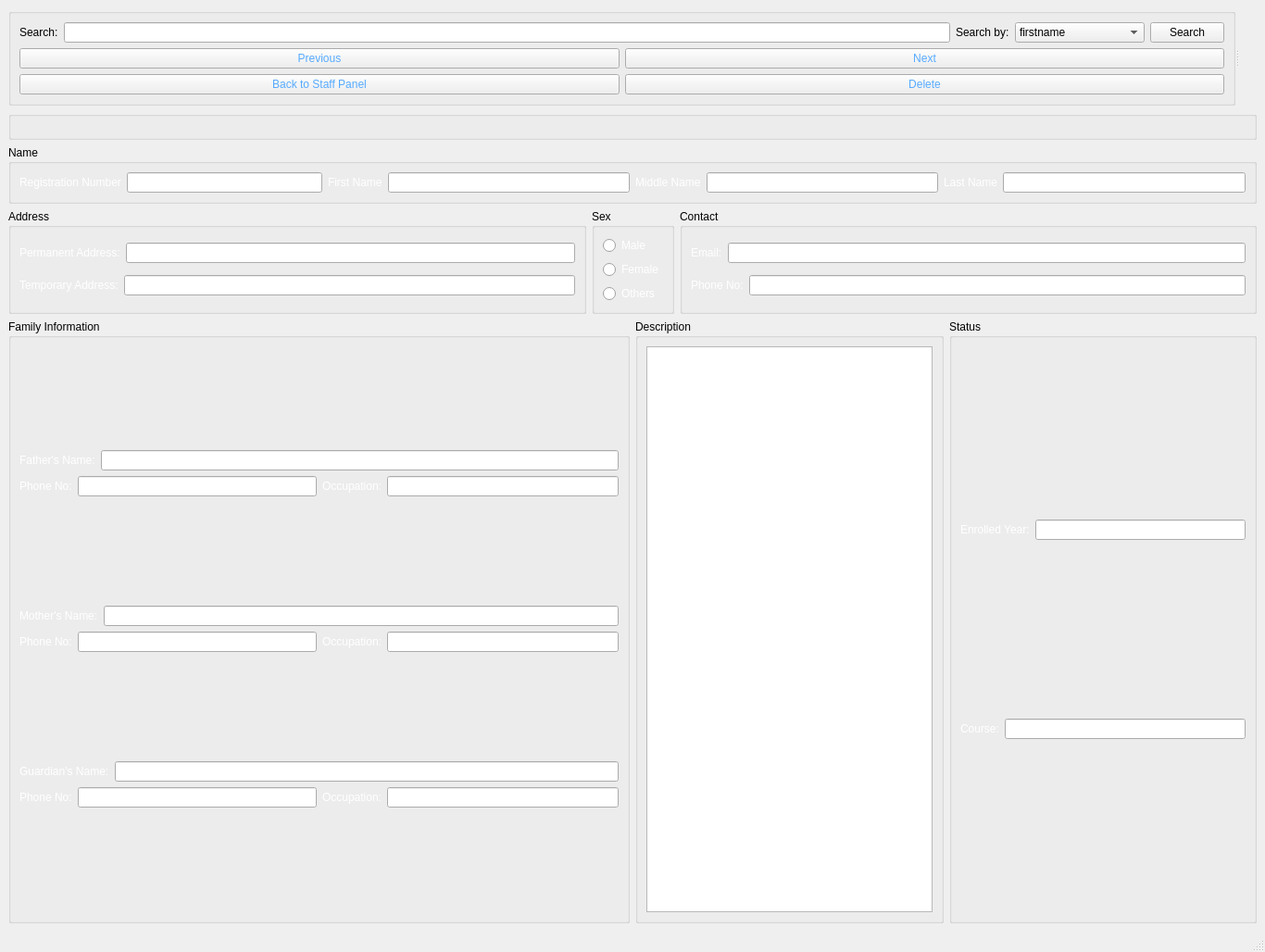
<?xml version="1.0" encoding="UTF-8"?>
<ui version="4.0">
 <class>deleteStudent</class>
 <widget class="QMainWindow" name="deleteStudent">
  <property name="geometry">
   <rect>
    <x>0</x>
    <y>0</y>
    <width>1366</width>
    <height>1028</height>
   </rect>
  </property>
  <property name="windowTitle">
   <string>MainWindow</string>
  </property>
  <property name="windowIcon">
   <iconset resource="resources.qrc">
    <normaloff>:/new/images/icons/logoicon.ico</normaloff>:/new/images/icons/logoicon.ico</iconset>
  </property>
  <property name="styleSheet">
   <string notr="true">#centralwidget {
background-image: url(:/new/images/Images/a72082c00f056ac229e10ffcbdac9059.jpg);
}</string>
  </property>
  <widget class="QWidget" name="centralwidget">
   <layout class="QVBoxLayout" name="verticalLayout_16">
    <item>
     <layout class="QVBoxLayout" name="verticalLayout_15">
      <item>
       <widget class="QSplitter" name="splitter">
        <property name="orientation">
         <enum>Qt::Horizontal</enum>
        </property>
        <widget class="QGroupBox" name="groupBox_9">
         <property name="title">
          <string/>
         </property>
         <layout class="QVBoxLayout" name="verticalLayout_14">
          <item>
           <layout class="QVBoxLayout" name="verticalLayout_13">
            <item>
             <layout class="QHBoxLayout" name="horizontalLayout_27">
              <item>
               <widget class="QLabel" name="label_18">
                <property name="toolTip">
                 <string>&lt;html&gt;&lt;head/&gt;&lt;body&gt;&lt;p&gt;Search for Student&lt;/p&gt;&lt;/body&gt;&lt;/html&gt;</string>
                </property>
                <property name="styleSheet">
                 <string notr="true">font: 75 12pt &quot;MS Shell Dlg 2&quot;;</string>
                </property>
                <property name="text">
                 <string>Search:</string>
                </property>
               </widget>
              </item>
              <item>
               <widget class="QLineEdit" name="searchBox">
                <property name="styleSheet">
                 <string notr="true">font: 10pt &quot;MS Shell Dlg 2&quot;;</string>
                </property>
               </widget>
              </item>
              <item>
               <widget class="QLabel" name="label_19">
                <property name="toolTip">
                 <string>&lt;html&gt;&lt;head/&gt;&lt;body&gt;&lt;p&gt;Sort List&lt;/p&gt;&lt;/body&gt;&lt;/html&gt;</string>
                </property>
                <property name="styleSheet">
                 <string notr="true">font: 75 12pt &quot;MS Shell Dlg 2&quot;;</string>
                </property>
                <property name="text">
                 <string>Search by:</string>
                </property>
               </widget>
              </item>
              <item>
               <widget class="QComboBox" name="sortBy">
                <property name="styleSheet">
                 <string notr="true">font: 10pt &quot;MS Shell Dlg 2&quot;;</string>
                </property>
                <item>
                 <property name="text">
                  <string>firstname</string>
                 </property>
                </item>
                <item>
                 <property name="text">
                  <string>course</string>
                 </property>
                </item>
                <item>
                 <property name="text">
                  <string>enrolledYear</string>
                 </property>
                </item>
                <item>
                 <property name="text">
                  <string>lastname</string>
                 </property>
                </item>
                <item>
                 <property name="text">
                  <string>GPA</string>
                 </property>
                </item>
                <item>
                 <property name="text">
                  <string>registration_number</string>
                 </property>
                </item>
                <item>
                 <property name="text">
                  <string>email</string>
                 </property>
                </item>
               </widget>
              </item>
              <item>
               <widget class="QPushButton" name="Search">
                <property name="text">
                 <string>Search</string>
                </property>
               </widget>
              </item>
             </layout>
            </item>
            <item>
             <layout class="QVBoxLayout" name="verticalLayout_12">
              <item>
               <layout class="QHBoxLayout" name="horizontalLayout_28">
                <item>
                 <widget class="QPushButton" name="Previous">
                  <property name="styleSheet">
                   <string notr="true">font: 16pt &quot;MS Shell Dlg 2&quot;;

color: rgb(85, 170, 255);</string>
                  </property>
                  <property name="text">
                   <string>Previous</string>
                  </property>
                 </widget>
                </item>
                <item>
                 <widget class="QPushButton" name="Next">
                  <property name="styleSheet">
                   <string notr="true">font: 16pt &quot;MS Shell Dlg 2&quot;;

color: rgb(85, 170, 255);</string>
                  </property>
                  <property name="text">
                   <string>Next</string>
                  </property>
                 </widget>
                </item>
               </layout>
              </item>
              <item>
               <layout class="QHBoxLayout" name="horizontalLayout_29">
                <item>
                 <widget class="QPushButton" name="Back">
                  <property name="styleSheet">
                   <string notr="true">font: 16pt &quot;MS Shell Dlg 2&quot;;

color: rgb(85, 170, 255);</string>
                  </property>
                  <property name="text">
                   <string>Back to Staff Panel</string>
                  </property>
                 </widget>
                </item>
                <item>
                 <widget class="QPushButton" name="delete_2">
                  <property name="styleSheet">
                   <string notr="true">font: 16pt &quot;MS Shell Dlg 2&quot;;

color: rgb(85, 170, 255);</string>
                  </property>
                  <property name="text">
                   <string>Delete</string>
                  </property>
                 </widget>
                </item>
               </layout>
              </item>
             </layout>
            </item>
           </layout>
          </item>
         </layout>
        </widget>
        <widget class="QLabel" name="Student_photo">
         <property name="autoFillBackground">
          <bool>false</bool>
         </property>
         <property name="styleSheet">
          <string notr="true">background-image: url(:/img/na.jpg);</string>
         </property>
         <property name="text">
          <string/>
         </property>
         <property name="pixmap">
          <pixmap resource="resources.qrc">:/img/na.jpg</pixmap>
         </property>
         <property name="scaledContents">
          <bool>true</bool>
         </property>
        </widget>
       </widget>
      </item>
      <item>
       <widget class="QGroupBox" name="groupBox_8">
        <property name="title">
         <string/>
        </property>
       </widget>
      </item>
      <item>
       <layout class="QVBoxLayout" name="verticalLayout_11">
        <item>
         <layout class="QVBoxLayout" name="verticalLayout_4">
          <item>
           <widget class="QGroupBox" name="groupBox">
            <property name="styleSheet">
             <string notr="true">font: 16pt &quot;MS UI Gothic&quot;;</string>
            </property>
            <property name="title">
             <string>Name</string>
            </property>
            <layout class="QHBoxLayout" name="horizontalLayout_5">
             <item>
              <layout class="QHBoxLayout" name="horizontalLayout">
               <item>
                <widget class="QLabel" name="label">
                 <property name="styleSheet">
                  <string notr="true">font: 12pt &quot;MS Shell Dlg 2&quot;;
color:white;</string>
                 </property>
                 <property name="text">
                  <string>Registration Number</string>
                 </property>
                </widget>
               </item>
               <item>
                <widget class="QLineEdit" name="registration"/>
               </item>
              </layout>
             </item>
             <item>
              <layout class="QHBoxLayout" name="horizontalLayout_2">
               <item>
                <widget class="QLabel" name="label_2">
                 <property name="styleSheet">
                  <string notr="true">font: 12pt &quot;MS Shell Dlg 2&quot;;
color:white;</string>
                 </property>
                 <property name="text">
                  <string>First Name</string>
                 </property>
                </widget>
               </item>
               <item>
                <widget class="QLineEdit" name="student_frstname">
                 <property name="styleSheet">
                  <string notr="true">font: 10pt &quot;MS Shell Dlg 2&quot;;</string>
                 </property>
                </widget>
               </item>
              </layout>
             </item>
             <item>
              <layout class="QHBoxLayout" name="horizontalLayout_3">
               <item>
                <widget class="QLabel" name="label_3">
                 <property name="styleSheet">
                  <string notr="true">font: 12pt &quot;MS Shell Dlg 2&quot;;
color:white;</string>
                 </property>
                 <property name="text">
                  <string>Middle Name</string>
                 </property>
                </widget>
               </item>
               <item>
                <widget class="QLineEdit" name="Student_midname">
                 <property name="styleSheet">
                  <string notr="true">font: 10pt &quot;MS Shell Dlg 2&quot;;</string>
                 </property>
                </widget>
               </item>
              </layout>
             </item>
             <item>
              <layout class="QHBoxLayout" name="horizontalLayout_4">
               <item>
                <widget class="QLabel" name="label_4">
                 <property name="styleSheet">
                  <string notr="true">font: 12pt &quot;MS Shell Dlg 2&quot;;
color:white;</string>
                 </property>
                 <property name="text">
                  <string>Last Name</string>
                 </property>
                </widget>
               </item>
               <item>
                <widget class="QLineEdit" name="Student_lastname">
                 <property name="styleSheet">
                  <string notr="true">font: 10pt &quot;MS Shell Dlg 2&quot;;</string>
                 </property>
                </widget>
               </item>
              </layout>
             </item>
            </layout>
           </widget>
          </item>
          <item>
           <layout class="QHBoxLayout" name="horizontalLayout_10">
            <item>
             <widget class="QGroupBox" name="groupBox_2">
              <property name="styleSheet">
               <string notr="true">font: 16pt &quot;MS UI Gothic&quot;;</string>
              </property>
              <property name="title">
               <string>Address</string>
              </property>
              <layout class="QVBoxLayout" name="verticalLayout_3">
               <item>
                <layout class="QHBoxLayout" name="horizontalLayout_8">
                 <item>
                  <widget class="QLabel" name="label_5">
                   <property name="styleSheet">
                    <string notr="true">font: 12pt &quot;MS Shell Dlg 2&quot;;
color:white;</string>
                   </property>
                   <property name="text">
                    <string>Permanent Address:</string>
                   </property>
                  </widget>
                 </item>
                 <item>
                  <widget class="QLineEdit" name="Student_permanentAdd">
                   <property name="styleSheet">
                    <string notr="true">font: 10pt &quot;MS Shell Dlg 2&quot;;</string>
                   </property>
                  </widget>
                 </item>
                </layout>
               </item>
               <item>
                <layout class="QHBoxLayout" name="horizontalLayout_9">
                 <item>
                  <widget class="QLabel" name="label_6">
                   <property name="styleSheet">
                    <string notr="true">font: 12pt &quot;MS Shell Dlg 2&quot;;
color:white;</string>
                   </property>
                   <property name="text">
                    <string>Temporary Address:</string>
                   </property>
                  </widget>
                 </item>
                 <item>
                  <widget class="QLineEdit" name="Student_TemporaryAdd">
                   <property name="styleSheet">
                    <string notr="true">font: 10pt &quot;MS Shell Dlg 2&quot;;</string>
                   </property>
                  </widget>
                 </item>
                </layout>
               </item>
              </layout>
             </widget>
            </item>
            <item>
             <widget class="QGroupBox" name="groupBox_3">
              <property name="styleSheet">
               <string notr="true">font: 16pt &quot;MS UI Gothic&quot;;</string>
              </property>
              <property name="title">
               <string>Sex</string>
              </property>
              <layout class="QVBoxLayout" name="verticalLayout_2">
               <item>
                <widget class="QRadioButton" name="Stu_male">
                 <property name="styleSheet">
                  <string notr="true">font: 12pt &quot;MS Shell Dlg 2&quot;;
color:white;</string>
                 </property>
                 <property name="text">
                  <string>Male</string>
                 </property>
                </widget>
               </item>
               <item>
                <widget class="QRadioButton" name="Stu_female">
                 <property name="styleSheet">
                  <string notr="true">font: 12pt &quot;MS Shell Dlg 2&quot;;
color:white;</string>
                 </property>
                 <property name="text">
                  <string>Female</string>
                 </property>
                </widget>
               </item>
               <item>
                <widget class="QRadioButton" name="Stu_others">
                 <property name="styleSheet">
                  <string notr="true">font: 12pt &quot;MS Shell Dlg 2&quot;;
color:white;</string>
                 </property>
                 <property name="text">
                  <string>Others</string>
                 </property>
                </widget>
               </item>
              </layout>
             </widget>
            </item>
            <item>
             <widget class="QGroupBox" name="groupBox_4">
              <property name="styleSheet">
               <string notr="true">font: 16pt &quot;MS UI Gothic&quot;;</string>
              </property>
              <property name="title">
               <string>Contact</string>
              </property>
              <layout class="QVBoxLayout" name="verticalLayout">
               <item>
                <layout class="QHBoxLayout" name="horizontalLayout_6">
                 <item>
                  <widget class="QLabel" name="label_7">
                   <property name="styleSheet">
                    <string notr="true">font: 12pt &quot;MS Shell Dlg 2&quot;;
color:white;</string>
                   </property>
                   <property name="text">
                    <string>Email:</string>
                   </property>
                  </widget>
                 </item>
                 <item>
                  <widget class="QLineEdit" name="Student_email">
                   <property name="styleSheet">
                    <string notr="true">font: 10pt &quot;MS Shell Dlg 2&quot;;</string>
                   </property>
                  </widget>
                 </item>
                </layout>
               </item>
               <item>
                <layout class="QHBoxLayout" name="horizontalLayout_7">
                 <item>
                  <widget class="QLabel" name="label_8">
                   <property name="styleSheet">
                    <string notr="true">font: 12pt &quot;MS Shell Dlg 2&quot;;
color:white;</string>
                   </property>
                   <property name="text">
                    <string>Phone No:</string>
                   </property>
                  </widget>
                 </item>
                 <item>
                  <widget class="QLineEdit" name="Student_phone">
                   <property name="styleSheet">
                    <string notr="true">font: 10pt &quot;MS Shell Dlg 2&quot;;</string>
                   </property>
                  </widget>
                 </item>
                </layout>
               </item>
              </layout>
             </widget>
            </item>
           </layout>
          </item>
         </layout>
        </item>
        <item>
         <layout class="QHBoxLayout" name="horizontalLayout_26">
          <item>
           <widget class="QGroupBox" name="groupBox_5">
            <property name="styleSheet">
             <string notr="true">font: 16pt &quot;MS UI Gothic&quot;;</string>
            </property>
            <property name="title">
             <string>Family Information</string>
            </property>
            <layout class="QVBoxLayout" name="verticalLayout_10">
             <item>
              <layout class="QVBoxLayout" name="verticalLayout_5">
               <item>
                <layout class="QHBoxLayout" name="horizontalLayout_11">
                 <item>
                  <widget class="QLabel" name="label_9">
                   <property name="styleSheet">
                    <string notr="true">font: 12pt &quot;MS Shell Dlg 2&quot;;
color:white;</string>
                   </property>
                   <property name="text">
                    <string>Father's Name:</string>
                   </property>
                  </widget>
                 </item>
                 <item>
                  <widget class="QLineEdit" name="Student_fathername">
                   <property name="styleSheet">
                    <string notr="true">font: 10pt &quot;MS Shell Dlg 2&quot;;</string>
                   </property>
                  </widget>
                 </item>
                </layout>
               </item>
               <item>
                <layout class="QHBoxLayout" name="horizontalLayout_20">
                 <item>
                  <layout class="QHBoxLayout" name="horizontalLayout_12">
                   <item>
                    <widget class="QLabel" name="label_10">
                     <property name="styleSheet">
                      <string notr="true">font: 12pt &quot;MS Shell Dlg 2&quot;;
color:white;</string>
                     </property>
                     <property name="text">
                      <string>Phone No:</string>
                     </property>
                    </widget>
                   </item>
                   <item>
                    <widget class="QLineEdit" name="Student_fatherphone">
                     <property name="styleSheet">
                      <string notr="true">font: 10pt &quot;MS Shell Dlg 2&quot;;</string>
                     </property>
                    </widget>
                   </item>
                  </layout>
                 </item>
                 <item>
                  <layout class="QHBoxLayout" name="horizontalLayout_17">
                   <item>
                    <widget class="QLabel" name="label_11">
                     <property name="styleSheet">
                      <string notr="true">font: 12pt &quot;MS Shell Dlg 2&quot;;
color:white;</string>
                     </property>
                     <property name="text">
                      <string>Occupation:</string>
                     </property>
                    </widget>
                   </item>
                   <item>
                    <widget class="QLineEdit" name="Student_FatherOccupation">
                     <property name="styleSheet">
                      <string notr="true">font: 10pt &quot;MS Shell Dlg 2&quot;;</string>
                     </property>
                    </widget>
                   </item>
                  </layout>
                 </item>
                </layout>
               </item>
              </layout>
             </item>
             <item>
              <layout class="QVBoxLayout" name="verticalLayout_6">
               <item>
                <layout class="QHBoxLayout" name="horizontalLayout_13">
                 <item>
                  <widget class="QLabel" name="label_12">
                   <property name="styleSheet">
                    <string notr="true">font: 12pt &quot;MS Shell Dlg 2&quot;;
color:white;</string>
                   </property>
                   <property name="text">
                    <string>Mother's Name:</string>
                   </property>
                  </widget>
                 </item>
                 <item>
                  <widget class="QLineEdit" name="Student_Mothername">
                   <property name="styleSheet">
                    <string notr="true">font: 10pt &quot;MS Shell Dlg 2&quot;;</string>
                   </property>
                  </widget>
                 </item>
                </layout>
               </item>
               <item>
                <layout class="QHBoxLayout" name="horizontalLayout_21">
                 <item>
                  <layout class="QHBoxLayout" name="horizontalLayout_14">
                   <item>
                    <widget class="QLabel" name="label_13">
                     <property name="styleSheet">
                      <string notr="true">font: 12pt &quot;MS Shell Dlg 2&quot;;
color:white;</string>
                     </property>
                     <property name="text">
                      <string>Phone No:</string>
                     </property>
                    </widget>
                   </item>
                   <item>
                    <widget class="QLineEdit" name="Student_MotherPhone">
                     <property name="styleSheet">
                      <string notr="true">font: 10pt &quot;MS Shell Dlg 2&quot;;</string>
                     </property>
                    </widget>
                   </item>
                  </layout>
                 </item>
                 <item>
                  <layout class="QHBoxLayout" name="horizontalLayout_18">
                   <item>
                    <widget class="QLabel" name="label_14">
                     <property name="styleSheet">
                      <string notr="true">font: 12pt &quot;MS Shell Dlg 2&quot;;
color:white;</string>
                     </property>
                     <property name="text">
                      <string>Occupation:</string>
                     </property>
                    </widget>
                   </item>
                   <item>
                    <widget class="QLineEdit" name="Student_motheroccupation">
                     <property name="styleSheet">
                      <string notr="true">font: 10pt &quot;MS Shell Dlg 2&quot;;</string>
                     </property>
                    </widget>
                   </item>
                  </layout>
                 </item>
                </layout>
               </item>
              </layout>
             </item>
             <item>
              <layout class="QVBoxLayout" name="verticalLayout_9">
               <item>
                <layout class="QHBoxLayout" name="horizontalLayout_15">
                 <item>
                  <widget class="QLabel" name="label_15">
                   <property name="styleSheet">
                    <string notr="true">font: 12pt &quot;MS Shell Dlg 2&quot;;
color:white;</string>
                   </property>
                   <property name="text">
                    <string>Guardian's Name:</string>
                   </property>
                  </widget>
                 </item>
                 <item>
                  <widget class="QLineEdit" name="Student_GuardianName">
                   <property name="styleSheet">
                    <string notr="true">font: 10pt &quot;MS Shell Dlg 2&quot;;</string>
                   </property>
                  </widget>
                 </item>
                </layout>
               </item>
               <item>
                <layout class="QHBoxLayout" name="horizontalLayout_24">
                 <item>
                  <layout class="QHBoxLayout" name="horizontalLayout_16">
                   <item>
                    <widget class="QLabel" name="label_16">
                     <property name="styleSheet">
                      <string notr="true">font: 12pt &quot;MS Shell Dlg 2&quot;;
color:white;</string>
                     </property>
                     <property name="text">
                      <string>Phone No:</string>
                     </property>
                    </widget>
                   </item>
                   <item>
                    <widget class="QLineEdit" name="Student_guardianphone">
                     <property name="styleSheet">
                      <string notr="true">font: 10pt &quot;MS Shell Dlg 2&quot;;</string>
                     </property>
                    </widget>
                   </item>
                  </layout>
                 </item>
                 <item>
                  <layout class="QHBoxLayout" name="horizontalLayout_19">
                   <item>
                    <widget class="QLabel" name="label_17">
                     <property name="styleSheet">
                      <string notr="true">font: 12pt &quot;MS Shell Dlg 2&quot;;
color:white;</string>
                     </property>
                     <property name="text">
                      <string>Occupation:</string>
                     </property>
                    </widget>
                   </item>
                   <item>
                    <widget class="QLineEdit" name="Student_guardianoccupation">
                     <property name="styleSheet">
                      <string notr="true">font: 10pt &quot;MS Shell Dlg 2&quot;;</string>
                     </property>
                    </widget>
                   </item>
                  </layout>
                 </item>
                </layout>
               </item>
              </layout>
             </item>
            </layout>
           </widget>
          </item>
          <item>
           <layout class="QHBoxLayout" name="horizontalLayout_25">
            <item>
             <widget class="QGroupBox" name="groupBox_7">
              <property name="styleSheet">
               <string notr="true">font: 16pt &quot;MS UI Gothic&quot;;</string>
              </property>
              <property name="title">
               <string>Description</string>
              </property>
              <layout class="QVBoxLayout" name="verticalLayout_7">
               <item>
                <widget class="QTextEdit" name="Student_Description">
                 <property name="styleSheet">
                  <string notr="true">font: 12pt &quot;MS Shell Dlg 2&quot;;
</string>
                 </property>
                </widget>
               </item>
              </layout>
             </widget>
            </item>
            <item>
             <widget class="QGroupBox" name="groupBox_6">
              <property name="styleSheet">
               <string notr="true">font: 16pt &quot;MS UI Gothic&quot;;</string>
              </property>
              <property name="title">
               <string>Status</string>
              </property>
              <layout class="QVBoxLayout" name="verticalLayout_8">
               <item>
                <layout class="QHBoxLayout" name="horizontalLayout_22">
                 <item>
                  <widget class="QLabel" name="label_27">
                   <property name="styleSheet">
                    <string notr="true">font: 12pt &quot;MS Shell Dlg 2&quot;;
color:white;</string>
                   </property>
                   <property name="text">
                    <string>Enrolled Year:</string>
                   </property>
                  </widget>
                 </item>
                 <item>
                  <widget class="QLineEdit" name="Student_enrolledeyear">
                   <property name="styleSheet">
                    <string notr="true">font: 10pt &quot;MS Shell Dlg 2&quot;;</string>
                   </property>
                  </widget>
                 </item>
                </layout>
               </item>
               <item>
                <layout class="QHBoxLayout" name="horizontalLayout_23">
                 <item>
                  <widget class="QLabel" name="label_28">
                   <property name="styleSheet">
                    <string notr="true">font: 12pt &quot;MS Shell Dlg 2&quot;;
color:white;</string>
                   </property>
                   <property name="text">
                    <string>Course:</string>
                   </property>
                  </widget>
                 </item>
                 <item>
                  <widget class="QLineEdit" name="Student_Course">
                   <property name="styleSheet">
                    <string notr="true">font: 10pt &quot;MS Shell Dlg 2&quot;;</string>
                   </property>
                  </widget>
                 </item>
                </layout>
               </item>
              </layout>
             </widget>
            </item>
           </layout>
          </item>
         </layout>
        </item>
       </layout>
      </item>
     </layout>
    </item>
   </layout>
  </widget>
  <widget class="QStatusBar" name="statusbar"/>
 </widget>
 <resources>
  <include location="resources.qrc"/>
 </resources>
 <connections/>
</ui>
